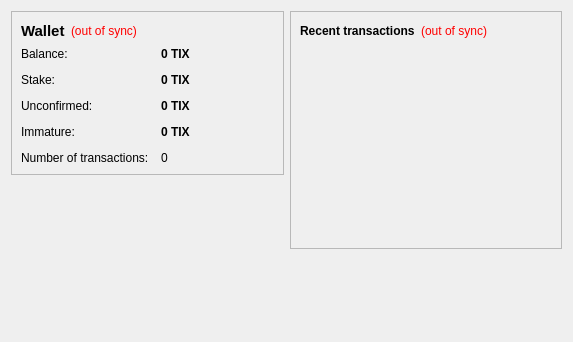
<?xml version="1.0" encoding="UTF-8"?>
<ui version="4.0">
 <class>OverviewPage</class>
 <widget class="QWidget" name="OverviewPage">
  <property name="geometry">
   <rect>
    <x>0</x>
    <y>0</y>
    <width>573</width>
    <height>342</height>
   </rect>
  </property>
  <property name="windowTitle">
   <string>Form</string>
  </property>
  <layout class="QHBoxLayout" name="horizontalLayout" stretch="1,1">
   <item>
    <layout class="QVBoxLayout" name="verticalLayout_2">
     <item>
      <widget class="QFrame" name="frame">
       <property name="frameShape">
        <enum>QFrame::StyledPanel</enum>
       </property>
       <property name="frameShadow">
        <enum>QFrame::Raised</enum>
       </property>
       <layout class="QVBoxLayout" name="verticalLayout_4">
        <item>
         <layout class="QHBoxLayout" name="horizontalLayout_4">
          <item>
           <widget class="QLabel" name="label_5">
            <property name="font">
             <font>
              <pointsize>11</pointsize>
              <weight>75</weight>
              <bold>true</bold>
             </font>
            </property>
            <property name="text">
             <string>Wallet</string>
            </property>
           </widget>
          </item>
          <item>
           <widget class="QLabel" name="labelWalletStatus">
            <property name="toolTip">
             <string>The displayed information may be out of date. Your wallet automatically synchronizes with the Lvyecoin network after a connection is established, but this process has not completed yet.</string>
            </property>
            <property name="styleSheet">
             <string notr="true">QLabel { color: red; }</string>
            </property>
            <property name="text">
             <string notr="true">(out of sync)</string>
            </property>
            <property name="alignment">
             <set>Qt::AlignLeading|Qt::AlignLeft|Qt::AlignVCenter</set>
            </property>
           </widget>
          </item>
          <item>
           <spacer name="horizontalSpacer_2">
            <property name="orientation">
             <enum>Qt::Horizontal</enum>
            </property>
            <property name="sizeHint" stdset="0">
             <size>
              <width>40</width>
              <height>20</height>
             </size>
            </property>
           </spacer>
          </item>
         </layout>
        </item>
        <item>
         <layout class="QFormLayout" name="formLayout_2">
          <property name="fieldGrowthPolicy">
           <enum>QFormLayout::AllNonFixedFieldsGrow</enum>
          </property>
          <property name="horizontalSpacing">
           <number>12</number>
          </property>
          <property name="verticalSpacing">
           <number>12</number>
          </property>
          <item row="0" column="0">
           <widget class="QLabel" name="label">
            <property name="text">
             <string>Balance:</string>
            </property>
           </widget>
          </item>
          <item row="0" column="1">
           <widget class="QLabel" name="labelBalance">
            <property name="font">
             <font>
              <weight>75</weight>
              <bold>true</bold>
             </font>
            </property>
            <property name="cursor">
             <cursorShape>IBeamCursor</cursorShape>
            </property>
            <property name="toolTip">
             <string>Your current balance</string>
            </property>
            <property name="text">
             <string notr="true">0 TIX</string>
            </property>
            <property name="textInteractionFlags">
             <set>Qt::LinksAccessibleByMouse|Qt::TextSelectableByKeyboard|Qt::TextSelectableByMouse</set>
            </property>
           </widget>
          </item>
          <item row="1" column="0">
           <widget class="QLabel" name="label_6">
            <property name="text">
             <string>Stake:</string>
            </property>
           </widget>
          </item>
          <item row="1" column="1">
           <widget class="QLabel" name="labelStake">
            <property name="font">
             <font>
              <weight>75</weight>
              <bold>true</bold>
             </font>
            </property>
            <property name="cursor">
             <cursorShape>IBeamCursor</cursorShape>
            </property>
            <property name="toolTip">
             <string>Total of coins that was staked, and do not yet count toward the current balance</string>
            </property>
            <property name="text">
             <string notr="true">0 TIX</string>
            </property>
            <property name="textInteractionFlags">
             <set>Qt::LinksAccessibleByMouse|Qt::TextSelectableByKeyboard|Qt::TextSelectableByMouse</set>
            </property>
           </widget>
          </item>
          <item row="2" column="0">
           <widget class="QLabel" name="label_3">
            <property name="text">
             <string>Unconfirmed:</string>
            </property>
           </widget>
          </item>
          <item row="2" column="1">
           <widget class="QLabel" name="labelUnconfirmed">
            <property name="font">
             <font>
              <weight>75</weight>
              <bold>true</bold>
             </font>
            </property>
            <property name="cursor">
             <cursorShape>IBeamCursor</cursorShape>
            </property>
            <property name="toolTip">
             <string>Total of transactions that have yet to be confirmed, and do not yet count toward the current balance</string>
            </property>
            <property name="text">
             <string notr="true">0 TIX</string>
            </property>
            <property name="textInteractionFlags">
             <set>Qt::LinksAccessibleByMouse|Qt::TextSelectableByKeyboard|Qt::TextSelectableByMouse</set>
            </property>
           </widget>
          </item>
          <item row="3" column="0">
           <widget class="QLabel" name="labelImmatureText">
            <property name="text">
             <string>Immature:</string>
            </property>
           </widget>
          </item>
          <item row="3" column="1">
           <widget class="QLabel" name="labelImmature">
            <property name="font">
             <font>
              <weight>75</weight>
              <bold>true</bold>
             </font>
            </property>
            <property name="toolTip">
             <string>Mined balance that has not yet matured</string>
            </property>
            <property name="text">
             <string notr="true">0 TIX</string>
            </property>
            <property name="textInteractionFlags">
             <set>Qt::LinksAccessibleByMouse|Qt::TextSelectableByKeyboard|Qt::TextSelectableByMouse</set>
            </property>
           </widget>
          </item>
          <item row="4" column="0">
           <widget class="QLabel" name="label_2">
            <property name="text">
             <string>Number of transactions:</string>
            </property>
           </widget>
          </item>
          <item row="4" column="1">
           <widget class="QLabel" name="labelNumTransactions">
            <property name="toolTip">
             <string>Total number of transactions in wallet</string>
            </property>
            <property name="text">
             <string notr="true">0</string>
            </property>
           </widget>
          </item>
         </layout>
        </item>
       </layout>
      </widget>
     </item>
     <item>
      <spacer name="verticalSpacer">
       <property name="orientation">
        <enum>Qt::Vertical</enum>
       </property>
       <property name="sizeHint" stdset="0">
        <size>
         <width>20</width>
         <height>40</height>
        </size>
       </property>
      </spacer>
     </item>
    </layout>
   </item>
   <item>
    <layout class="QVBoxLayout" name="verticalLayout_3">
     <item>
      <widget class="QFrame" name="frame_2">
       <property name="frameShape">
        <enum>QFrame::StyledPanel</enum>
       </property>
       <property name="frameShadow">
        <enum>QFrame::Raised</enum>
       </property>
       <layout class="QVBoxLayout" name="verticalLayout">
        <item>
         <layout class="QHBoxLayout" name="horizontalLayout_2">
          <item>
           <widget class="QLabel" name="label_4">
            <property name="text">
             <string>&lt;b&gt;Recent transactions&lt;/b&gt;</string>
            </property>
           </widget>
          </item>
          <item>
           <widget class="QLabel" name="labelTransactionsStatus">
            <property name="toolTip">
             <string>The displayed information may be out of date. Your wallet automatically synchronizes with the Lvyecoin network after a connection is established, but this process has not completed yet.</string>
            </property>
            <property name="styleSheet">
             <string notr="true">QLabel { color: red; }</string>
            </property>
            <property name="text">
             <string notr="true">(out of sync)</string>
            </property>
            <property name="alignment">
             <set>Qt::AlignRight|Qt::AlignTrailing|Qt::AlignVCenter</set>
            </property>
           </widget>
          </item>
          <item>
           <spacer name="horizontalSpacer">
            <property name="orientation">
             <enum>Qt::Horizontal</enum>
            </property>
            <property name="sizeHint" stdset="0">
             <size>
              <width>40</width>
              <height>20</height>
             </size>
            </property>
           </spacer>
          </item>
         </layout>
        </item>
        <item>
         <widget class="QListView" name="listTransactions">
          <property name="styleSheet">
           <string notr="true">QListView { background: transparent; }</string>
          </property>
          <property name="frameShape">
           <enum>QFrame::NoFrame</enum>
          </property>
          <property name="verticalScrollBarPolicy">
           <enum>Qt::ScrollBarAlwaysOff</enum>
          </property>
          <property name="horizontalScrollBarPolicy">
           <enum>Qt::ScrollBarAlwaysOff</enum>
          </property>
          <property name="selectionMode">
           <enum>QAbstractItemView::NoSelection</enum>
          </property>
         </widget>
        </item>
       </layout>
      </widget>
     </item>
     <item>
      <spacer name="verticalSpacer_2">
       <property name="orientation">
        <enum>Qt::Vertical</enum>
       </property>
       <property name="sizeHint" stdset="0">
        <size>
         <width>20</width>
         <height>40</height>
        </size>
       </property>
      </spacer>
     </item>
    </layout>
   </item>
  </layout>
 </widget>
 <resources/>
 <connections/>
</ui>
